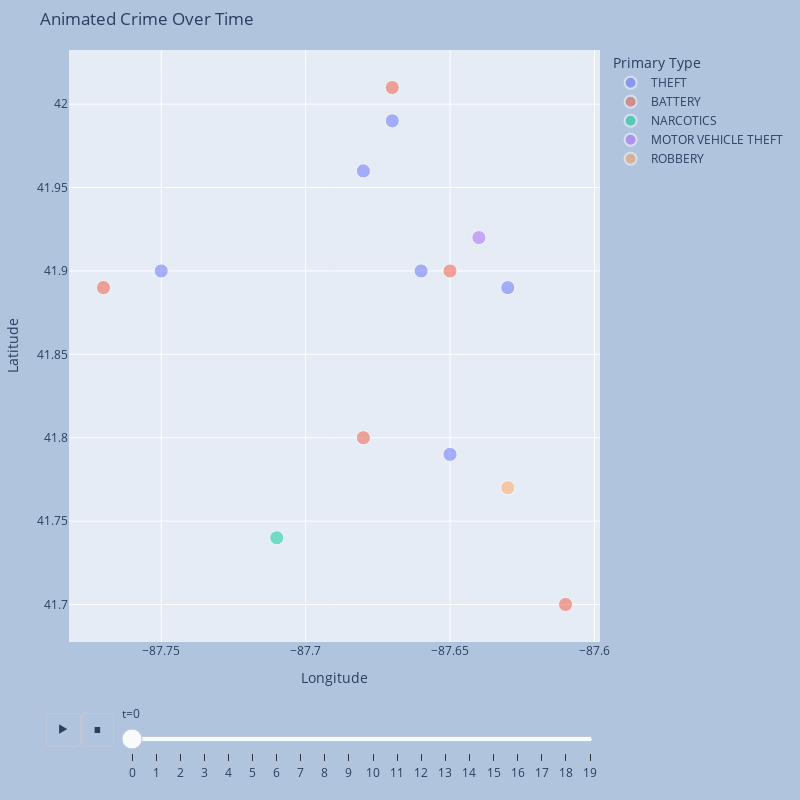

Notebook code for this chart:
### Code cell
import plotly.express as px

points['size'] = 10*points['count']

fig = px.scatter(
    data_frame=points, 
    x="Longitude", 
    y="Latitude", 
    title="Animated Crime Over Time",
#     facet_col="Primary Type",
#     facet_col_wrap=3,
    width=800, 
    height=800,
    opacity=.5,
    size="size",
    size_max=points['size'].max(),
    color='Primary Type',
#     marginal_x='violin',
    animation_frame="t",
#     animation_group="t",
#     color="count",
)

fig.update_layout(
    margin=dict(l=20, r=50, t=50, b=20),
    paper_bgcolor="LightSteelBlue",
#     transition ={'duration': 1},
#     frame={'duration': 100},
)

fig.layout.updatemenus[0].buttons[0].args[1]["frame"]["duration"] = 500
fig.layout.updatemenus[0].buttons[0].args[1]["transition"]["duration"] = 0

fig

### Figure 1 — Plotly figure (JSON) as saved in the notebook; plotly's stock layout.template omitted (floating-point values rounded to 4 significant figures)
{"data": [{"hovertemplate": "Primary Type=THEFT<br>t=0<br>Longitude=%{x}<br>Latitude=%{y}<br>size=%{marker.size}<extra></extra>", "legendgroup": "THEFT", "marker": {"color": "#636efa", "opacity": 0.5, "size": [10, 10, 10, 10, 10, 10], "sizemode": "area", "sizeref": 0.1, "symbol": "circle"}, "mode": "markers", "name": "THEFT", "orientation": "v", "showlegend": true, "type": "scatter", "x": [-87.75, -87.68, -87.67, -87.66, -87.65, -87.63], "xaxis": "x", "y": [41.9, 41.96, 41.99, 41.9, 41.79, 41.89], "yaxis": "y"}, {"hovertemplate": "Primary Type=BATTERY<br>t=0<br>Longitude=%{x}<br>Latitude=%{y}<br>size=%{marker.size}<extra></extra>", "legendgroup": "BATTERY", "marker": {"color": "#EF553B", "opacity": 0.5, "size": [10, 10, 10, 10, 10], "sizemode": "area", "sizeref": 0.1, "symbol": "circle"}, "mode": "markers", "name": "BATTERY", "orientation": "v", "showlegend": true, "type": "scatter", "x": [-87.77, -87.68, -87.67, -87.65, -87.61], "xaxis": "x", "y": [41.89, 41.8, 42.01, 41.9, 41.7], "yaxis": "y"}, {"hovertemplate": "Primary Type=NARCOTICS<br>t=0<br>Longitude=%{x}<br>Latitude=%{y}<br>size=%{marker.size}<extra></extra>", "legendgroup": "NARCOTICS", "marker": {"color": "#00cc96", "opacity": 0.5, "size": [10], "sizemode": "area", "sizeref": 0.1, "symbol": "circle"}, "mode": "markers", "name": "NARCOTICS", "orientation": "v", "showlegend": true, "type": "scatter", "x": [-87.71], "xaxis": "x", "y": [41.74], "yaxis": "y"}, {"hovertemplate": "Primary Type=MOTOR VEHICLE THEFT<br>t=0<br>Longitude=%{x}<br>Latitude=%{y}<br>size=%{marker.size}<extra></extra>", "legendgroup": "MOTOR VEHICLE THEFT", "marker": {"color": "#ab63fa", "opacity": 0.5, "size": [10], "sizemode": "area", "sizeref": 0.1, "symbol": "circle"}, "mode": "markers", "name": "MOTOR VEHICLE THEFT", "orientation": "v", "showlegend": true, "type": "scatter", "x": [-87.64], "xaxis": "x", "y": [41.92], "yaxis": "y"}, {"hovertemplate": "Primary Type=ROBBERY<br>t=0<br>Longitude=%{x}<br>Latitude=%{y}<br>size=%{marker.size}<extra></extra>", "legendgroup": "ROBBERY", "marker": {"color": "#FFA15A", "opacity": 0.5, "size": [10], "sizemode": "area", "sizeref": 0.1, "symbol": "circle"}, "mode": "markers", "name": "ROBBERY", "orientation": "v", "showlegend": true, "type": "scatter", "x": [-87.63], "xaxis": "x", "y": [41.77], "yaxis": "y"}], "layout": {"height": 800, "legend": {"itemsizing": "constant", "title": {"text": "Primary Type"}, "tracegroupgap": 0}, "margin": {"b": 20, "l": 20, "r": 50, "t": 50}, "paper_bgcolor": "LightSteelBlue", "sliders": [{"active": 0, "currentvalue": {"prefix": "t="}, "len": 0.9, "pad": {"b": 10, "t": 60}, "steps": [{"args": [["0"], {"frame": {"duration": 0, "redraw": false}, "fromcurrent": true, "mode": "immediate", "transition": {"duration": 0, "easing": "linear"}}], "label": "0", "method": "animate"}, {"args": [["1"], {"frame": {"duration": 0, "redraw": false}, "fromcurrent": true, "mode": "immediate", "transition": {"duration": 0, "easing": "linear"}}], "label": "1", "method": "animate"}, {"args": [["2"], {"frame": {"duration": 0, "redraw": false}, "fromcurrent": true, "mode": "immediate", "transition": {"duration": 0, "easing": "linear"}}], "label": "2", "method": "animate"}, {"args": [["3"], {"frame": {"duration": 0, "redraw": false}, "fromcurrent": true, "mode": "immediate", "transition": {"duration": 0, "easing": "linear"}}], "label": "3", "method": "animate"}, {"args": [["4"], {"frame": {"duration": 0, "redraw": false}, "fromcurrent": true, "mode": "immediate", "transition": {"duration": 0, "easing": "linear"}}], "label": "4", "method": "animate"}, {"args": [["5"], {"frame": {"duration": 0, "redraw": false}, "fromcurrent": true, "mode": "immediate", "transition": {"duration": 0, "easing": "linear"}}], "label": "5", "method": "animate"}, {"args": [["6"], {"frame": {"duration": 0, "redraw": false}, "fromcurrent": true, "mode": "immediate", "transition": {"duration": 0, "easing": "linear"}}], "label": "6", "method": "animate"}, {"args": [["7"], {"frame": {"duration": 0, "redraw": false}, "fromcurrent": true, "mode": "immediate", "transition": {"duration": 0, "easing": "linear"}}], "label": "7", "method": "animate"}, {"args": [["8"], {"frame": {"duration": 0, "redraw": false}, "fromcurrent": true, "mode": "immediate", "transition": {"duration": 0, "easing": "linear"}}], "label": "8", "method": "animate"}, {"args": [["9"], {"frame": {"duration": 0, "redraw": false}, "fromcurrent": true, "mode": "immediate", "transition": {"duration": 0, "easing": "linear"}}], "label": "9", "method": "animate"}, {"args": [["10"], {"frame": {"duration": 0, "redraw": false}, "fromcurrent": true, "mode": "immediate", "transition": {"duration": 0, "easing": "linear"}}], "label": "10", "method": "animate"}, {"args": [["11"], {"frame": {"duration": 0, "redraw": false}, "fromcurrent": true, "mode": "immediate", "transition": {"duration": 0, "easing": "linear"}}], "label": "11", "method": "animate"}, {"args": [["12"], {"frame": {"duration": 0, "redraw": false}, "fromcurrent": true, "mode": "immediate", "transition": {"duration": 0, "easing": "linear"}}], "label": "12", "method": "animate"}, {"args": [["13"], {"frame": {"duration": 0, "redraw": false}, "fromcurrent": true, "mode": "immediate", "transition": {"duration": 0, "easing": "linear"}}], "label": "13", "method": "animate"}, {"args": [["14"], {"frame": {"duration": 0, "redraw": false}, "fromcurrent": true, "mode": "immediate", "transition": {"duration": 0, "easing": "linear"}}], "label": "14", "method": "animate"}, {"args": [["15"], {"frame": {"duration": 0, "redraw": false}, "fromcurrent": true, "mode": "immediate", "transition": {"duration": 0, "easing": "linear"}}], "label": "15", "method": "animate"}, {"args": [["16"], {"frame": {"duration": 0, "redraw": false}, "fromcurrent": true, "mode": "immediate", "transition": {"duration": 0, "easing": "linear"}}], "label": "16", "method": "animate"}, {"args": [["17"], {"frame": {"duration": 0, "redraw": false}, "fromcurrent": true, "mode": "immediate", "transition": {"duration": 0, "easing": "linear"}}], "label": "17", "method": "animate"}, {"args": [["18"], {"frame": {"duration": 0, "redraw": false}, "fromcurrent": true, "mode": "immediate", "transition": {"duration": 0, "easing": "linear"}}], "label": "18", "method": "animate"}, {"args": [["19"], {"frame": {"duration": 0, "redraw": false}, "fromcurrent": true, "mode": "immediate", "transition": {"duration": 0, "easing": "linear"}}], "label": "19", "method": "animate"}], "x": 0.1, "xanchor": "left", "y": 0, "yanchor": "top"}], "title": {"text": "Animated Crime Over Time"}, "updatemenus": [{"buttons": [{"args": [null, {"frame": {"duration": 500, "redraw": false}, "fromcurrent": true, "mode": "immediate", "transition": {"duration": 0, "easing": "linear"}}], "label": "&#9654;", "method": "animate"}, {"args": [[null], {"frame": {"duration": 0, "redraw": false}, "fromcurrent": true, "mode": "immediate", "transition": {"duration": 0, "easing": "linear"}}], "label": "&#9724;", "method": "animate"}], "direction": "left", "pad": {"r": 10, "t": 70}, "showactive": false, "type": "buttons", "x": 0.1, "xanchor": "right", "y": 0, "yanchor": "top"}], "width": 800, "xaxis": {"anchor": "y", "domain": [0, 1], "title": {"text": "Longitude"}}, "yaxis": {"anchor": "x", "domain": [0, 1], "title": {"text": "Latitude"}}}}
